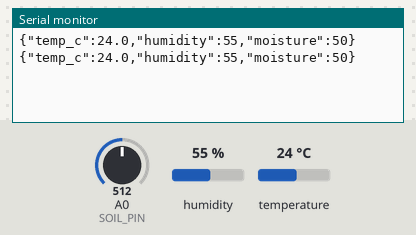
This sketch was run on a simulated Arduino Uno, built with avr-gcc and run on an emulated ATmega328P. Parts: the last lines printed to the serial monitor. Inputs (shaded band) come from the test bench; at power-on: humidity 55 %, A0 (SOIL_PIN) = 512, temperature 24 °C.

Above: at 2.8 s.
2.9 s: humidity set to 22 %
At 5.2 s:
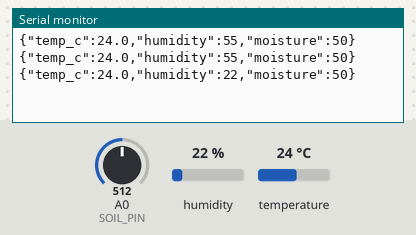
5.6 s: A0 (SOIL_PIN) set to 716
At 7.1 s:
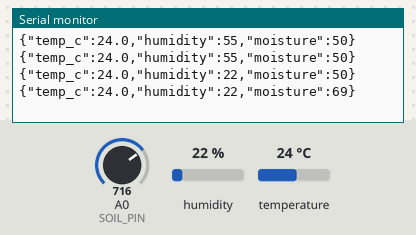
8.3 s: temperature set to 12 °C
At 10.6 s:
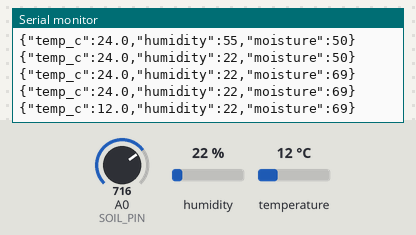
11.0 s: A0 (SOIL_PIN) set to 900
At 12.4 s:
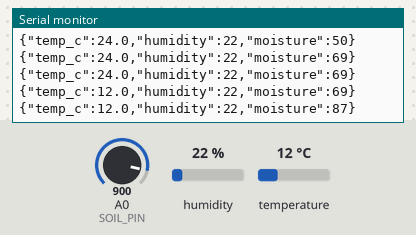
13.7 s: humidity set to 40 %
At 15.4 s:
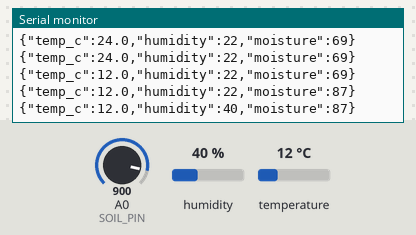
Timing chart, 0 to 16.9 s (numbered marks = the images above; inputs shaded):
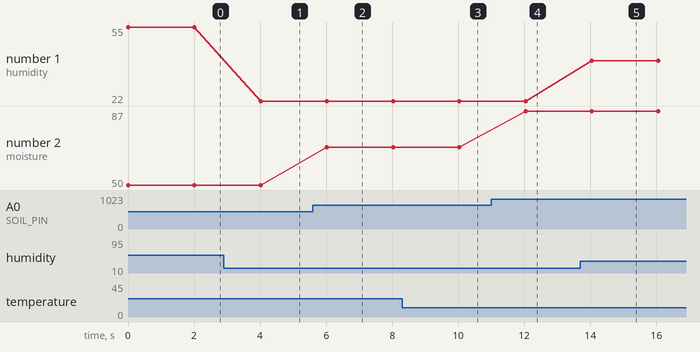

Measured:
- after the input at 2.9 s, the serial monitor: prints a new line after 1.1 s (image 1)
- after the input at 5.6 s, the serial monitor: prints a new line after 0.42 s (image 2)
- after the input at 8.3 s, the serial monitor: prints a new line after 1.7 s (image 3)
- after the input at 11.0 s, the serial monitor: prints a new line after 1.0 s (image 4)
- after the input at 13.7 s, the serial monitor: prints a new line after 0.35 s (image 5)
- plotted number 1: 55 → 22 after the input at 2.9 s, 22 → 40 after the input at 13.7 s
- plotted number 2: 50 → 69 after the input at 5.6 s, 69 → 87 after the input at 11.0 s

The sketch:

sketch.ino
```cpp
// FRIDAY sensor node (Model 2B / the box front-end).
// Arduino UNO + DHT22 (temp/humidity) + a potentiometer standing in for the
// analog soil-moisture probe. It prints the canonical FRIDAY reading line that
// the ESP32/Pi parses (FRIDAY_Product_Models.md section 2.2):
//     {"temp_c":27.4,"humidity":61,"moisture":38}
// Needs the "DHT sensor library" (Adafruit) + "Adafruit Unified Sensor" —
// Wokwi offers to install them when you Run; see README.md.

#include "DHT.h"

#define DHTPIN 2
#define DHTTYPE DHT22
#define SOIL_PIN A0

DHT dht(DHTPIN, DHTTYPE);

void setup() {
  Serial.begin(115200);
  dht.begin();
}

void loop() {
  float t = dht.readTemperature();
  float h = dht.readHumidity();
  int raw = analogRead(SOIL_PIN);            // 0..1023 from the soil probe
  int moisture = map(raw, 0, 1023, 0, 100);  // to percent

  Serial.print("{\"temp_c\":");
  Serial.print(t, 1);
  Serial.print(",\"humidity\":");
  Serial.print(h, 0);
  Serial.print(",\"moisture\":");
  Serial.print(moisture);
  Serial.println("}");

  delay(2000);
}
```
